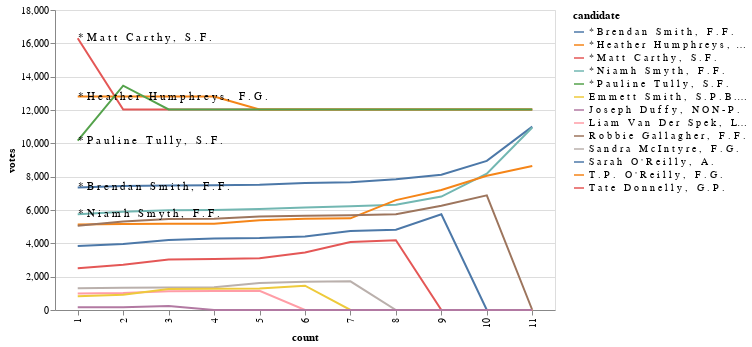

The notebook cell this image was saved under:
### Code cell
charter(count_details)

### Figure 1 — Vega-Lite specification as saved in the notebook (floating-point values rounded to 4 significant figures; data arrays with more than 128 entries replaced by an {"elided": "..."} marker saying what was removed)
{"config": {"view": {"continuousWidth": 400, "continuousHeight": 300}}, "layer": [{"data": {"name": "data-d245b9b142752edffaeec4f1697d4b40"}, "mark": "line", "encoding": {"color": {"field": "candidate", "type": "nominal"}, "tooltip": [{"field": "candidate", "type": "nominal"}, {"field": "count", "type": "quantitative"}, {"field": "votes", "type": "quantitative"}], "x": {"field": "count", "type": "ordinal"}, "y": {"field": "votes", "type": "quantitative"}}, "width": 500}, {"data": {"name": "data-9ef4968a9180334b8b167c099a1e04f7"}, "mark": {"type": "text", "align": "left"}, "encoding": {"text": {"field": "candidate", "type": "nominal"}, "x": {"field": "count", "type": "ordinal"}, "y": {"field": "votes", "type": "quantitative"}}}], "$schema": "https://vega.github.io/schema/vega-lite/v4.17.0.json", "datasets": {"data-d245b9b142752edffaeec4f1697d4b40": {"elided": "143 records"}, "data-9ef4968a9180334b8b167c099a1e04f7": [{"candidate": "* M a t t   C a r t h y ,   S . F .", "count": 1, "votes": 16310}, {"candidate": "* H e a t h e r   H u m p h r e y s ,   F . G .", "count": 1, "votes": 12808}, {"candidate": "* P a u l i n e   T u l l y ,   S . F .", "count": 1, "votes": 10166}, {"candidate": "* B r e n d a n   S m i t h ,   F . F .", "count": 1, "votes": 7354}, {"candidate": "* N i a m h   S m y t h ,   F . F .", "count": 1, "votes": 5745}]}}
